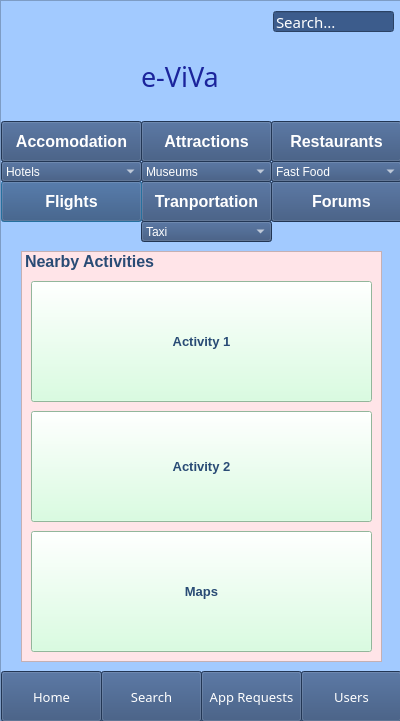
<?xml version="1.0" encoding="UTF-8"?>
<ui version="4.0">
 <class>Dialog</class>
 <widget class="QDialog" name="Dialog">
  <property name="geometry">
   <rect>
    <x>0</x>
    <y>0</y>
    <width>400</width>
    <height>721</height>
   </rect>
  </property>
  <property name="windowTitle">
   <string>Dialog</string>
  </property>
  <widget class="QScrollArea" name="scrollArea">
   <property name="geometry">
    <rect>
     <x>0</x>
     <y>0</y>
     <width>401</width>
     <height>731</height>
    </rect>
   </property>
   <property name="font">
    <font>
     <family>Arial Rounded MT Bold</family>
     <pointsize>10</pointsize>
     <weight>50</weight>
     <bold>false</bold>
    </font>
   </property>
   <property name="autoFillBackground">
    <bool>false</bool>
   </property>
   <property name="styleSheet">
    <string notr="true">background-color: rgb(162, 202, 255);
</string>
   </property>
   <property name="widgetResizable">
    <bool>true</bool>
   </property>
   <widget class="QWidget" name="scrollAreaWidgetContents">
    <property name="geometry">
     <rect>
      <x>0</x>
      <y>0</y>
      <width>399</width>
      <height>729</height>
     </rect>
    </property>
    <widget class="QLineEdit" name="Search">
     <property name="geometry">
      <rect>
       <x>272</x>
       <y>10</y>
       <width>121</width>
       <height>21</height>
      </rect>
     </property>
     <property name="font">
      <font>
       <family>MS Reference Sans Serif</family>
       <pointsize>11</pointsize>
      </font>
     </property>
     <property name="styleSheet">
      <string notr="true">background-color: rgb(60, 92, 140);
color: rgb(255, 255, 255);</string>
     </property>
     <property name="text">
      <string>Search...</string>
     </property>
    </widget>
    <widget class="QPushButton" name="FlightsButton">
     <property name="geometry">
      <rect>
       <x>0</x>
       <y>180</y>
       <width>141</width>
       <height>41</height>
      </rect>
     </property>
     <property name="font">
      <font>
       <pointsize>12</pointsize>
       <weight>75</weight>
       <bold>true</bold>
      </font>
     </property>
     <property name="styleSheet">
      <string notr="true">background-color: rgb(0, 170, 255);
background-color: rgb(48, 76, 118);
color: rgb(255, 255, 255);</string>
     </property>
     <property name="text">
      <string>Flights</string>
     </property>
    </widget>
    <widget class="QPushButton" name="RestaurantsButton">
     <property name="geometry">
      <rect>
       <x>270</x>
       <y>120</y>
       <width>131</width>
       <height>41</height>
      </rect>
     </property>
     <property name="font">
      <font>
       <pointsize>12</pointsize>
       <weight>75</weight>
       <bold>true</bold>
      </font>
     </property>
     <property name="styleSheet">
      <string notr="true">background-color: rgb(0, 170, 255);
background-color: rgb(48, 76, 118);
color: rgb(255, 255, 255);</string>
     </property>
     <property name="text">
      <string>Restaurants</string>
     </property>
    </widget>
    <widget class="QPushButton" name="TransportButton">
     <property name="geometry">
      <rect>
       <x>140</x>
       <y>180</y>
       <width>131</width>
       <height>41</height>
      </rect>
     </property>
     <property name="font">
      <font>
       <pointsize>12</pointsize>
       <weight>75</weight>
       <bold>true</bold>
      </font>
     </property>
     <property name="styleSheet">
      <string notr="true">background-color: rgb(0, 170, 255);
background-color: rgb(48, 76, 118);
color: rgb(255, 255, 255);</string>
     </property>
     <property name="text">
      <string>Tranportation</string>
     </property>
    </widget>
    <widget class="QPushButton" name="AttractionsButton">
     <property name="geometry">
      <rect>
       <x>140</x>
       <y>120</y>
       <width>131</width>
       <height>41</height>
      </rect>
     </property>
     <property name="font">
      <font>
       <pointsize>12</pointsize>
       <weight>75</weight>
       <bold>true</bold>
      </font>
     </property>
     <property name="styleSheet">
      <string notr="true">background-color: rgb(0, 170, 255);
background-color: rgb(48, 76, 118);
color: rgb(255, 255, 255);</string>
     </property>
     <property name="text">
      <string>Attractions</string>
     </property>
    </widget>
    <widget class="QPushButton" name="ForumsButton">
     <property name="geometry">
      <rect>
       <x>270</x>
       <y>180</y>
       <width>141</width>
       <height>41</height>
      </rect>
     </property>
     <property name="font">
      <font>
       <pointsize>12</pointsize>
       <weight>75</weight>
       <bold>true</bold>
      </font>
     </property>
     <property name="styleSheet">
      <string notr="true">background-color: rgb(0, 170, 255);
background-color: rgb(48, 76, 118);
color: rgb(255, 255, 255);</string>
     </property>
     <property name="text">
      <string>Forums</string>
     </property>
    </widget>
    <widget class="QPushButton" name="HomeButton">
     <property name="geometry">
      <rect>
       <x>0</x>
       <y>670</y>
       <width>101</width>
       <height>51</height>
      </rect>
     </property>
     <property name="font">
      <font>
       <family>Arial Rounded MT Bold</family>
       <pointsize>10</pointsize>
       <weight>50</weight>
       <bold>false</bold>
      </font>
     </property>
     <property name="styleSheet">
      <string notr="true">background-color: rgb(0, 170, 255);
background-color: rgb(48, 76, 118);
color: rgb(255, 255, 255);</string>
     </property>
     <property name="text">
      <string>Home</string>
     </property>
     <property name="default">
      <bool>false</bool>
     </property>
     <property name="flat">
      <bool>false</bool>
     </property>
    </widget>
    <widget class="QPushButton" name="SearchButton">
     <property name="geometry">
      <rect>
       <x>100</x>
       <y>670</y>
       <width>101</width>
       <height>51</height>
      </rect>
     </property>
     <property name="font">
      <font>
       <family>Arial Rounded MT Bold</family>
       <pointsize>10</pointsize>
       <weight>50</weight>
       <bold>false</bold>
      </font>
     </property>
     <property name="styleSheet">
      <string notr="true">background-color: rgb(0, 170, 255);
background-color: rgb(48, 76, 118);
color: rgb(255, 255, 255);</string>
     </property>
     <property name="text">
      <string>Search</string>
     </property>
     <property name="default">
      <bool>false</bool>
     </property>
     <property name="flat">
      <bool>false</bool>
     </property>
    </widget>
    <widget class="QPushButton" name="ProfileButton">
     <property name="geometry">
      <rect>
       <x>300</x>
       <y>670</y>
       <width>101</width>
       <height>51</height>
      </rect>
     </property>
     <property name="font">
      <font>
       <family>Arial Rounded MT Bold</family>
       <pointsize>10</pointsize>
       <weight>50</weight>
       <bold>false</bold>
      </font>
     </property>
     <property name="styleSheet">
      <string notr="true">background-color: rgb(0, 170, 255);
background-color: rgb(48, 76, 118);
color: rgb(255, 255, 255);</string>
     </property>
     <property name="text">
      <string>Users</string>
     </property>
     <property name="default">
      <bool>false</bool>
     </property>
     <property name="flat">
      <bool>false</bool>
     </property>
    </widget>
    <widget class="QPushButton" name="FavoritesButton">
     <property name="geometry">
      <rect>
       <x>200</x>
       <y>670</y>
       <width>101</width>
       <height>51</height>
      </rect>
     </property>
     <property name="font">
      <font>
       <family>Arial Rounded MT Bold</family>
       <pointsize>10</pointsize>
       <weight>50</weight>
       <bold>false</bold>
      </font>
     </property>
     <property name="styleSheet">
      <string notr="true">background-color: rgb(0, 170, 255);
background-color: rgb(48, 76, 118);
color: rgb(255, 255, 255);</string>
     </property>
     <property name="text">
      <string>App Requests</string>
     </property>
     <property name="default">
      <bool>false</bool>
     </property>
     <property name="flat">
      <bool>false</bool>
     </property>
    </widget>
    <widget class="QLabel" name="e-ViVa">
     <property name="geometry">
      <rect>
       <x>140</x>
       <y>50</y>
       <width>171</width>
       <height>51</height>
      </rect>
     </property>
     <property name="font">
      <font>
       <family>Forte</family>
       <pointsize>20</pointsize>
       <weight>50</weight>
       <bold>false</bold>
      </font>
     </property>
     <property name="styleSheet">
      <string notr="true">background-color: rgb(162, 202, 255);
color: rgb(27, 36, 156);

</string>
     </property>
     <property name="text">
      <string>e-ViVa</string>
     </property>
    </widget>
    <widget class="QListWidget" name="listWidget">
     <property name="geometry">
      <rect>
       <x>20</x>
       <y>250</y>
       <width>361</width>
       <height>411</height>
      </rect>
     </property>
     <property name="font">
      <font>
       <pointsize>12</pointsize>
       <weight>75</weight>
       <bold>true</bold>
      </font>
     </property>
     <property name="layoutDirection">
      <enum>Qt::LeftToRight</enum>
     </property>
     <property name="styleSheet">
      <string notr="true">background-color: rgb(255, 228, 232);
color: rgb(41, 75, 117);


</string>
     </property>
     <item>
      <property name="text">
       <string>Nearby Activities</string>
      </property>
     </item>
    </widget>
    <widget class="QPushButton" name="AccomodationButton">
     <property name="geometry">
      <rect>
       <x>0</x>
       <y>120</y>
       <width>141</width>
       <height>41</height>
      </rect>
     </property>
     <property name="font">
      <font>
       <pointsize>12</pointsize>
       <weight>75</weight>
       <bold>true</bold>
      </font>
     </property>
     <property name="styleSheet">
      <string notr="true">background-color: rgb(0, 170, 255);
background-color: rgb(48, 76, 118);
color: rgb(255, 255, 255);</string>
     </property>
     <property name="text">
      <string>Accomodation</string>
     </property>
    </widget>
    <widget class="QPushButton" name="pushButton">
     <property name="geometry">
      <rect>
       <x>30</x>
       <y>280</y>
       <width>341</width>
       <height>121</height>
      </rect>
     </property>
     <property name="font">
      <font>
       <pointsize>10</pointsize>
       <weight>75</weight>
       <bold>true</bold>
      </font>
     </property>
     <property name="layoutDirection">
      <enum>Qt::LeftToRight</enum>
     </property>
     <property name="styleSheet">
      <string notr="true">color: rgb(41, 75, 117);
background-color: rgb(206, 255, 217);</string>
     </property>
     <property name="text">
      <string>Activity 1</string>
     </property>
    </widget>
    <widget class="QPushButton" name="pushButton_2">
     <property name="geometry">
      <rect>
       <x>30</x>
       <y>410</y>
       <width>341</width>
       <height>111</height>
      </rect>
     </property>
     <property name="font">
      <font>
       <pointsize>10</pointsize>
       <weight>75</weight>
       <bold>true</bold>
      </font>
     </property>
     <property name="layoutDirection">
      <enum>Qt::LeftToRight</enum>
     </property>
     <property name="styleSheet">
      <string notr="true">color: rgb(41, 75, 117);
background-color: rgb(206, 255, 217);</string>
     </property>
     <property name="text">
      <string>Activity 2</string>
     </property>
    </widget>
    <widget class="QPushButton" name="pushButton_3">
     <property name="geometry">
      <rect>
       <x>30</x>
       <y>530</y>
       <width>341</width>
       <height>121</height>
      </rect>
     </property>
     <property name="font">
      <font>
       <pointsize>10</pointsize>
       <weight>75</weight>
       <bold>true</bold>
      </font>
     </property>
     <property name="layoutDirection">
      <enum>Qt::LeftToRight</enum>
     </property>
     <property name="styleSheet">
      <string notr="true">color: rgb(41, 75, 117);
background-color: rgb(206, 255, 217);</string>
     </property>
     <property name="text">
      <string>Maps</string>
     </property>
    </widget>
    <widget class="QComboBox" name="comboBoxAccomodation">
     <property name="geometry">
      <rect>
       <x>0</x>
       <y>160</y>
       <width>141</width>
       <height>21</height>
      </rect>
     </property>
     <property name="styleSheet">
      <string notr="true">background-color: rgb(0, 170, 255);
background-color: rgb(48, 76, 118);
color: rgb(255, 255, 255);</string>
     </property>
     <item>
      <property name="text">
       <string>Hotels</string>
      </property>
     </item>
     <item>
      <property name="text">
       <string>Motels</string>
      </property>
     </item>
     <item>
      <property name="text">
       <string>Air-Bnb</string>
      </property>
     </item>
     <item>
      <property name="text">
       <string>Camping</string>
      </property>
     </item>
    </widget>
    <widget class="QComboBox" name="comboBoxAttractions">
     <property name="geometry">
      <rect>
       <x>140</x>
       <y>160</y>
       <width>131</width>
       <height>21</height>
      </rect>
     </property>
     <property name="styleSheet">
      <string notr="true">background-color: rgb(0, 170, 255);
background-color: rgb(48, 76, 118);
color: rgb(255, 255, 255);</string>
     </property>
     <item>
      <property name="text">
       <string>Museums</string>
      </property>
     </item>
     <item>
      <property name="text">
       <string>Concerts</string>
      </property>
     </item>
    </widget>
    <widget class="QComboBox" name="comboBoxRestaurants">
     <property name="geometry">
      <rect>
       <x>270</x>
       <y>160</y>
       <width>131</width>
       <height>21</height>
      </rect>
     </property>
     <property name="styleSheet">
      <string notr="true">background-color: rgb(0, 170, 255);
background-color: rgb(48, 76, 118);
color: rgb(255, 255, 255);</string>
     </property>
     <item>
      <property name="text">
       <string>Fast Food</string>
      </property>
     </item>
     <item>
      <property name="text">
       <string>Fine Dinning</string>
      </property>
     </item>
    </widget>
    <widget class="QComboBox" name="comboBoxTransport">
     <property name="geometry">
      <rect>
       <x>140</x>
       <y>220</y>
       <width>131</width>
       <height>21</height>
      </rect>
     </property>
     <property name="styleSheet">
      <string notr="true">background-color: rgb(0, 170, 255);
background-color: rgb(48, 76, 118);
color: rgb(255, 255, 255);</string>
     </property>
     <item>
      <property name="text">
       <string>Taxi</string>
      </property>
     </item>
     <item>
      <property name="text">
       <string>Uber</string>
      </property>
     </item>
     <item>
      <property name="text">
       <string>Metro</string>
      </property>
     </item>
    </widget>
    <zorder>ProfileButton</zorder>
    <zorder>ForumsButton</zorder>
    <zorder>Search</zorder>
    <zorder>FavoritesButton</zorder>
    <zorder>SearchButton</zorder>
    <zorder>HomeButton</zorder>
    <zorder>RestaurantsButton</zorder>
    <zorder>TransportButton</zorder>
    <zorder>FlightsButton</zorder>
    <zorder>AttractionsButton</zorder>
    <zorder>e-ViVa</zorder>
    <zorder>listWidget</zorder>
    <zorder>AccomodationButton</zorder>
    <zorder>pushButton</zorder>
    <zorder>pushButton_2</zorder>
    <zorder>pushButton_3</zorder>
    <zorder>comboBoxAccomodation</zorder>
    <zorder>comboBoxAttractions</zorder>
    <zorder>comboBoxRestaurants</zorder>
    <zorder>comboBoxTransport</zorder>
   </widget>
  </widget>
 </widget>
 <resources/>
 <connections/>
</ui>
